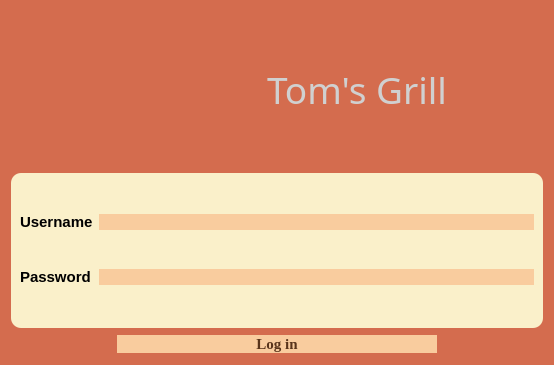
<?xml version="1.0" encoding="UTF-8"?>
<ui version="4.0">
 <class>AskCredentials</class>
 <widget class="QDialog" name="AskCredentials">
  <property name="geometry">
   <rect>
    <x>0</x>
    <y>0</y>
    <width>554</width>
    <height>365</height>
   </rect>
  </property>
  <property name="windowTitle">
   <string>Log in</string>
  </property>
  <property name="styleSheet">
   <string notr="true">background-color: rgb(212, 108, 78);</string>
  </property>
  <layout class="QVBoxLayout" name="verticalLayout">
   <item>
    <layout class="QHBoxLayout" name="horizontalLayout">
     <item>
      <widget class="QLabel" name="LogoLabel">
       <property name="maximumSize">
        <size>
         <width>250</width>
         <height>250</height>
        </size>
       </property>
       <property name="styleSheet">
        <string notr="true">image: url(:/logo/pictures/logo 2.png);</string>
       </property>
       <property name="text">
        <string/>
       </property>
      </widget>
     </item>
     <item>
      <widget class="QLabel" name="RestaurantLabel">
       <property name="font">
        <font>
         <family>Vineta BT</family>
         <pointsize>28</pointsize>
        </font>
       </property>
       <property name="styleSheet">
        <string notr="true">color: rgb(208, 208, 208);</string>
       </property>
       <property name="text">
        <string>Tom's Grill</string>
       </property>
      </widget>
     </item>
    </layout>
   </item>
   <item>
    <widget class="QWidget" name="" native="true">
     <property name="styleSheet">
      <string notr="true">color: rgb(0, 0, 0);
background-color: rgb(250, 240, 202);
border-radius: 10px
</string>
     </property>
     <layout class="QGridLayout" name="gridLayout">
      <item row="0" column="0">
       <widget class="QLabel" name="UsernameLabel">
        <property name="font">
         <font>
          <pointsize>11</pointsize>
          <bold>true</bold>
         </font>
        </property>
        <property name="styleSheet">
         <string notr="true">background-color: rgb(250, 240, 202);
color: rgb(0, 0, 0);</string>
        </property>
        <property name="text">
         <string>Username</string>
        </property>
       </widget>
      </item>
      <item row="0" column="1">
       <widget class="QLineEdit" name="UsernameLineEdit">
        <property name="styleSheet">
         <string notr="true">background-color: rgb(249, 204, 158);</string>
        </property>
       </widget>
      </item>
      <item row="1" column="1">
       <widget class="QLineEdit" name="PasswordLineEdit">
        <property name="styleSheet">
         <string notr="true">background-color: rgb(249, 204, 158);</string>
        </property>
       </widget>
      </item>
      <item row="1" column="0">
       <widget class="QLabel" name="PasswordLabel">
        <property name="font">
         <font>
          <pointsize>11</pointsize>
          <bold>true</bold>
         </font>
        </property>
        <property name="styleSheet">
         <string notr="true">background-color: rgb(250, 240, 202);
color: rgb(0, 0, 0);</string>
        </property>
        <property name="text">
         <string>Password</string>
        </property>
       </widget>
      </item>
     </layout>
    </widget>
   </item>
   <item>
    <layout class="QHBoxLayout" name="horizontalLayout_2" stretch="10,30,10">
     <item>
      <spacer name="horizontalSpacer">
       <property name="orientation">
        <enum>Qt::Horizontal</enum>
       </property>
       <property name="sizeHint" stdset="0">
        <size>
         <width>40</width>
         <height>20</height>
        </size>
       </property>
      </spacer>
     </item>
     <item>
      <widget class="QPushButton" name="pushButton">
       <property name="font">
        <font>
         <family>Georgia</family>
         <pointsize>11</pointsize>
         <bold>true</bold>
        </font>
       </property>
       <property name="styleSheet">
        <string notr="true">background-color: rgb(249, 204, 158);
color: rgb(89, 52, 27);
border-radius: 10px;</string>
       </property>
       <property name="text">
        <string>Log in</string>
       </property>
      </widget>
     </item>
     <item>
      <spacer name="horizontalSpacer_2">
       <property name="orientation">
        <enum>Qt::Horizontal</enum>
       </property>
       <property name="sizeHint" stdset="0">
        <size>
         <width>40</width>
         <height>20</height>
        </size>
       </property>
      </spacer>
     </item>
    </layout>
   </item>
  </layout>
 </widget>
 <resources/>
 <connections/>
</ui>
